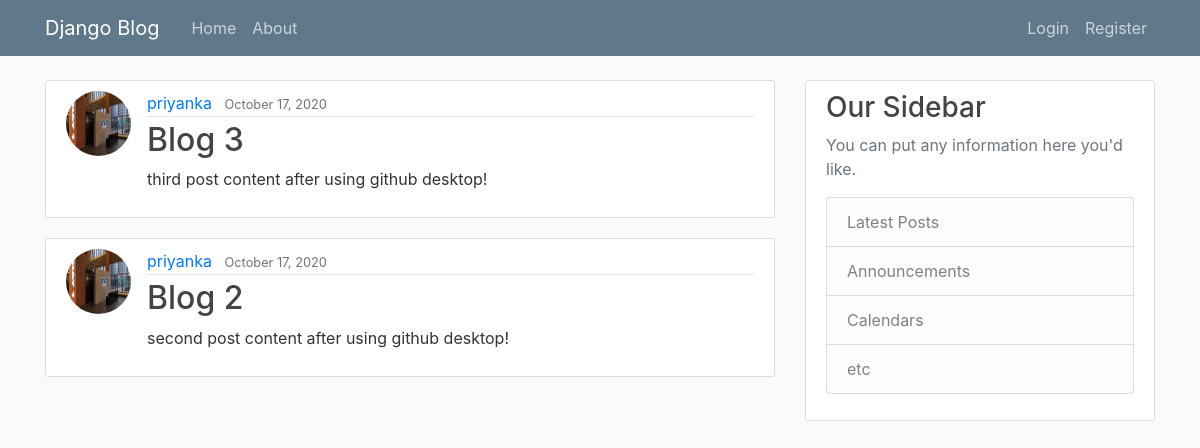
The app's page /, older data.
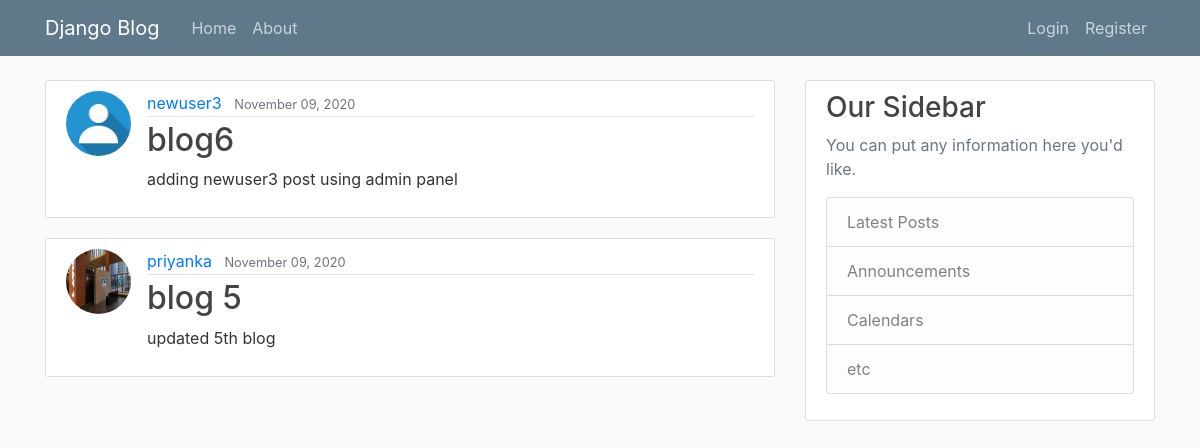
The same page, newer data.
### blog/models.py (models this page shows, shortened)
class Post(models.Model):
    title = models.CharField(max_length=100)
    content = models.TextField()
    date_posted = models.DateTimeField(default=timezone.now)
    author = models.ForeignKey(User, on_delete=models.CASCADE)

### users/models.py (models this page shows, shortened)
class Profile(models.Model):
    user = models.OneToOneField(User, on_delete=models.CASCADE)
    image = models.ImageField(default='default.jpg', upload_to='profile_pics')

### blog/views.py (the view)
# urls.py: path('', PostListView.as_view(), name='blog-home'),
class PostListView(ListView):
    model = Post
    template_name = 'blog/home.html'
    context_object_name = 'posts'
    ordering = ['-date_posted']
    paginate_by = 2

### blog/templates/blog/home.html
{% extends "blog/base.html" %}
{% block content %}
{% for post in posts %}
<article class="media content-section">
  <img class="rounded-circle article-img" src="{{ post.author.profile.image.url }}">
  <div class="media-body">
    <div class="article-metadata">
      <a class="mr-2" href="#">{{ post.author }}</a>
      <small class="text-muted">{{ post.date_posted|date:"F d, Y"}}</small>
    </div>
    <h2><a class="article-title" href="{% url 'post-detail' post.id %}">{{ post.title }}</a></h2>
    <p class="article-content">{{ post.content }}</p>
  </div>
</article>
{% endfor %}
{% endblock content %}

Row changes from the older to the newer data that the page shows:
no longer on this page (row unchanged): Post: author.profile.image (picture), author "priyanka", date_posted "October 17, 2020", title "Blog 3", content "third post content after using github desktop!"
no longer on this page (row unchanged): Post: author.profile.image (picture), author "priyanka", date_posted "October 17, 2020", title "Blog 2", content "second post content after using github desktop!"
added Post: author.profile.image (placeholder picture), author "newuser3", date_posted "November 09, 2020", title "blog6", content "adding newuser3 post using admin panel"
added Post: author.profile.image (picture), author "priyanka", date_posted "November 09, 2020", title "blog 5", content "updated 5th blog"
